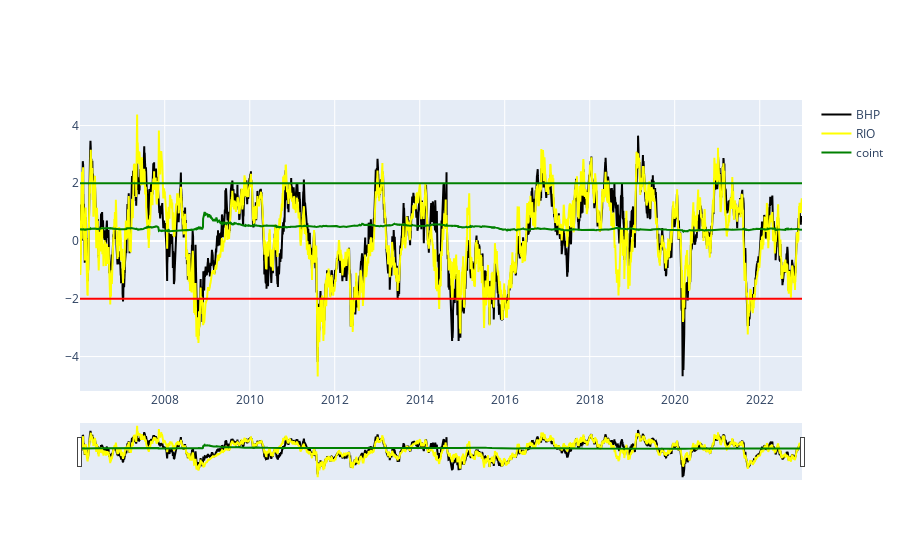

This figure's notebook cell:
### Code cell
fig = make_subplots(rows=1, cols=1, shared_xaxes=True, subplot_titles=(""), row_width=[1])
fig.add_trace(go.Scatter(x=df.index, y=df["ZNorm"], marker_color='black',name="BHP", showlegend=True), row=1, col=1)
#fig.add_trace(go.Scatter(x=df.index, y=df2["ZNorm"], marker_color='blue',name="FMG", showlegend=True), row=1, col=1)
fig.add_trace(go.Scatter(x=df.index, y=df3["ZNorm"], marker_color='yellow',name="RIO", showlegend=True), row=1, col=1)
# fig.add_trace(go.Scatter(x=df.index, y=coint, marker_color='green',name="coint", showlegend=True), row=1, col=1)


th = 2
fig.add_hline(y=th, line_color="green")
fig.add_hline(y=-th, line_color="red")
fig.update(layout_xaxis_rangeslider_visible=True)

fig.show()

### Figure 1 — Plotly figure (JSON) as saved in the notebook; plotly's stock layout.template omitted (floating-point values rounded to 4 significant figures; data arrays with more than 128 entries replaced by an {"elided": "..."} marker saying what was removed)
{"data": [{"marker": {"color": "black"}, "name": "BHP", "showlegend": true, "type": "scatter", "x": {"elided": "4299 str values"}, "xaxis": "x", "y": {"elided": "4299 float values"}, "yaxis": "y"}, {"marker": {"color": "yellow"}, "name": "RIO", "showlegend": true, "type": "scatter", "x": {"elided": "4299 str values"}, "xaxis": "x", "y": {"elided": "4299 float values"}, "yaxis": "y"}, {"marker": {"color": "green"}, "name": "coint", "showlegend": true, "type": "scatter", "x": {"elided": "4299 str values"}, "xaxis": "x", "y": {"elided": "4299 float values"}, "yaxis": "y"}], "layout": {"shapes": [{"line": {"color": "green"}, "type": "line", "x0": 0, "x1": 1, "xref": "x domain", "y0": 2, "y1": 2, "yref": "y"}, {"line": {"color": "red"}, "type": "line", "x0": 0, "x1": 1, "xref": "x domain", "y0": -2, "y1": -2, "yref": "y"}], "xaxis": {"anchor": "y", "domain": [0, 1], "rangeslider": {"visible": true}}, "yaxis": {"anchor": "x", "domain": [0, 1]}}}
